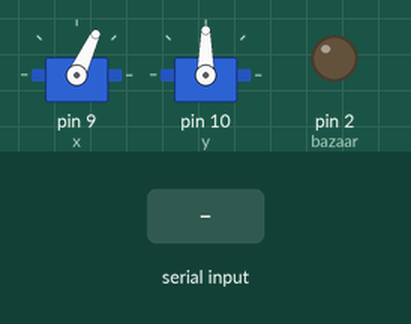
Simulated run of this sketch. Board: Arduino Uno, built with avr-gcc and run on an emulated ATmega328P. Shown: 2 × servo, output pins drawn as LEDs (lit = HIGH). The inputs (shaded band) are chosen by the test bench.

Above: at 1.21 s.
1.3 s: "X" received over Serial
At 2.76 s:
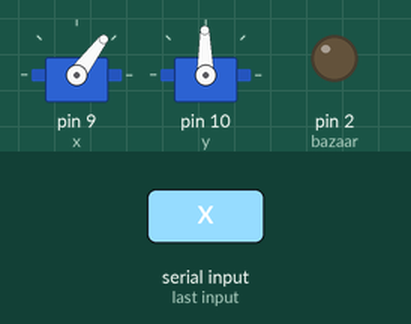
4.3 s: "X" received over Serial
At 5.31 s:
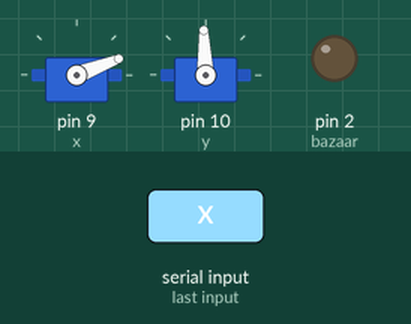
7.3 s: "1,90,45\n" received over Serial
At 8.32 s:
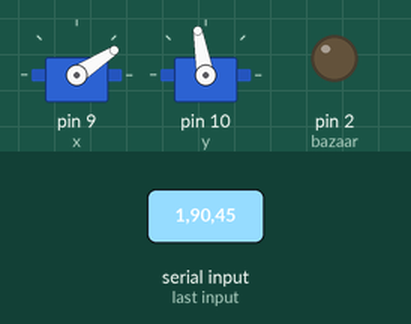
Timing chart, 0 to 22.3 s (numbered marks = the images above; inputs shaded):
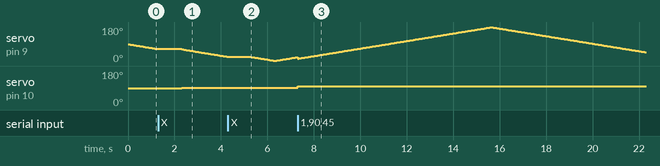

The sketch:

SingleFaceTracking.ino
```cpp
#include<Servo.h>

Servo x, y;
int width = 640, height = 480;  // total resolution of the video
int xPos = 90, yPos = 90;  // initial positions of both Servos
bool isLastLeft=false;
int bazaar=2;

void setup() {
  Serial.begin(9600);
  x.attach(9);
  y.attach(10);
  pinMode(bazaar,OUTPUT);
  // Serial.print(width);
  //Serial.print("\t");
  //Serial.println(height);
  x.write(xPos);
  y.write(yPos);
}
const int angle = 1;   // degree of increment or decrement

void loop() {
  if (Serial.available() > 0)
  {
    int x_mid, y_mid;
    if (Serial.read() == 'X')
    {
      x_mid = Serial.parseInt();  // read center x-coordinate
      if (Serial.read() == 'Y')
        y_mid = Serial.parseInt(); // read center y-coordinate
    }

    digitalWrite(bazaar, HIGH);

    /* adjust the servo within the squared region if the coordinates
        is outside it
    */
    if (x_mid > width / 2 + 30)
      xPos += angle;
    if (x_mid < width / 2 - 30)
      xPos -= angle;
    if (y_mid < height / 2 + 30)
      yPos -= angle;
    if (y_mid > height / 2 - 30)
      yPos += angle;


    // if the servo degree is outside its range
    if (xPos >= 180)
      xPos = 180;
    else if (xPos <= 0)
      xPos = 0;
    if (yPos >= 180)
      yPos = 180;
    else if (yPos <= 0)
      yPos = 0;

    x.write(xPos);
    y.write(yPos);

    // used for testing
    //Serial.print("\t");
    // Serial.print(x_mid);
    // Serial.print("\t");
    // Serial.println(y_mid);
  }else{
    digitalWrite(bazaar, LOW);
    if(xPos<=1){
      isLastLeft=true;
    }
    if(xPos>=179){
      isLastLeft=false;
    }
    if(!isLastLeft){
      xPos--;
    }
    if(isLastLeft){
      xPos++;
    }
    x.write(xPos);
    delay(50);
  }
}
```

Measured:
- after the input at 1.3 s, servo on pin 10 (y): 90° → 91° after 1.0 s
- after the input at 4.3 s, servo on pin 10 (y): 91° → 92° after 1.0 s
- after the input at 7.3 s, servo on pin 10 (y): 92° → 100° at once
